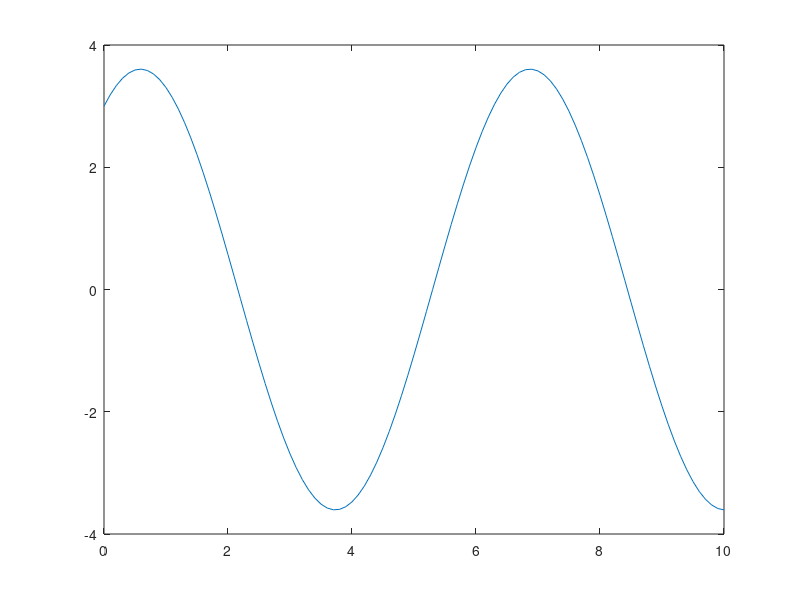
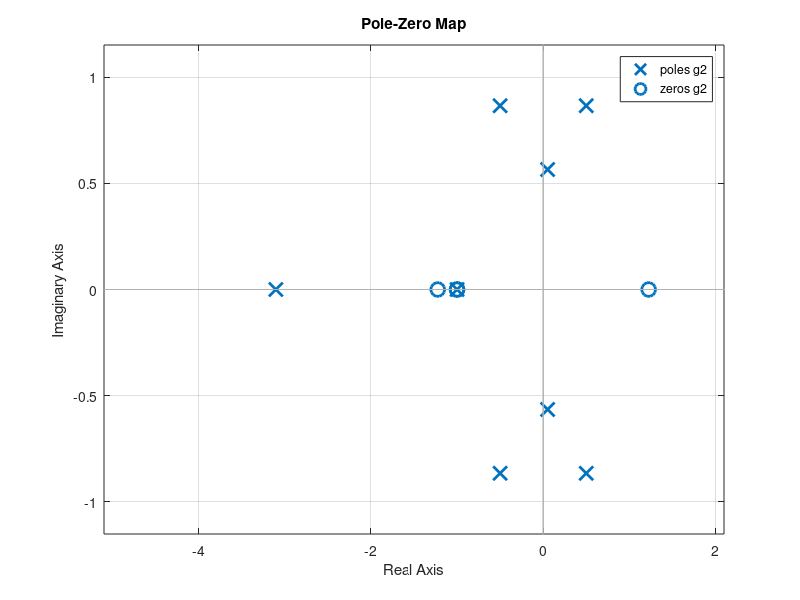

Write the MATLAB code that produced these figures, in order.
clear
close
clc
t=0:0.1:10;     %start of part 1
y=2*sin(t)+3*cos(t);
plot(t,y)
maximum=max(y)          %max value of function y
%start of part 2
a=roots([1 2 0 1])
b=roots([1 0 0 1])
c=roots([-3 0 -3])
%start of part 3
Ga=zpk(-4,-3,1)
Gb=zpk([-1],[complex(-1,0.5) complex(-1,-0.5)],10)
Gc=zpk(-6,[0 0 -4],inf)
%start of part 5
g1=tf([1 2 1],[1 3 0 1])
s=tf('s')
g2=(2*s^2-3)/(s^3+1)/(s^2+s+1)

[num,den]=tfdata(g1,'v')
zn=roots(num)
zd=roots(den)
zn1=zero(g1)
zd1=pole(g1)
figure
pzmap(g1)
zn2=zero(g2)
zd2=pole(g2)
hold
pzmap(g2)



